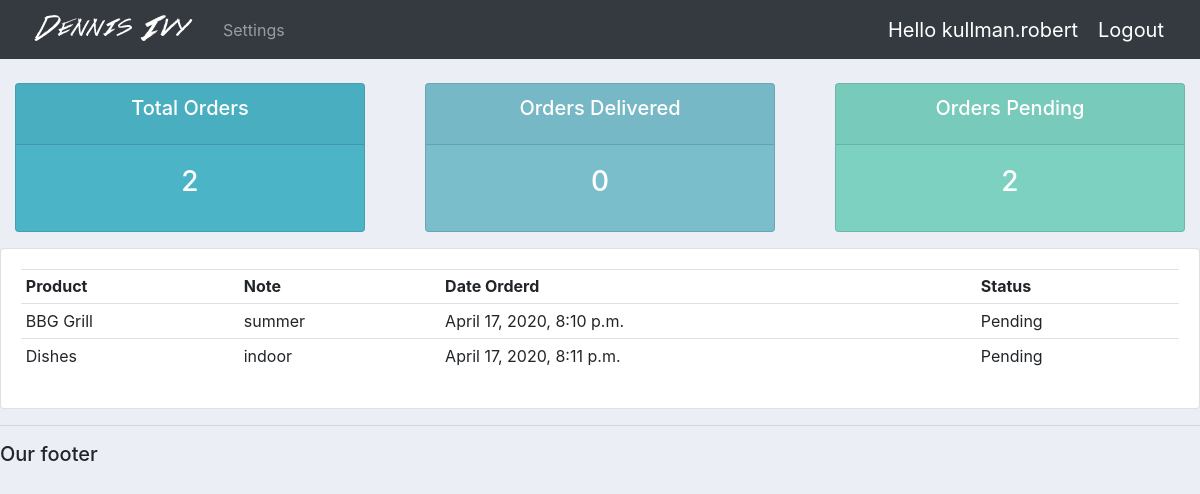
The app's page /user/ (signed in) with its own data.
### accounts/models.py (models this page shows)
class Order(models.Model):
    STATUS = (
        ('Pending', 'Pending'),
        ('Out of delivery', 'Out of delivery'),
        ('Delivered', 'Delivered'),
    )
    customer = models.ForeignKey(Customer, null=True, on_delete=models.SET_NULL)
    product = models.ForeignKey(Product, null=True, on_delete=models.SET_NULL)
    date_created = models.DateTimeField(auto_now_add=True)
    status = models.CharField(max_length=200, null=True, choices=STATUS)
    note = models.CharField(max_length=1000, null=True)
    def __str__(self):
        return self.product.name

class Product(models.Model):
    CATEGORY = (
        ('Indoor', 'Indoor'),
        ('Out door', 'Out door'),
    )
    name = models.CharField(max_length=200, null=True)
    price = models.FloatField(null=True)
    category = models.CharField(max_length=200, null=True, choices=CATEGORY)
    description =  models.CharField(max_length=200, null=True, blank=True)
    date_created = models.DateTimeField(auto_now_add=True)
    tags = models.ManyToManyField(Tag)
    def __str__(self):
        return self.name

### accounts/decorators.py (the view)
		def wrapper_func(request, *args, **kwargs):
			group = None
			if request.user.groups.exists():
				group = request.user.groups.all()[0].name
			if group in allowed_roles:
				return view_func(request, *args, **kwargs)
			else:
				return HttpResponse('Yyyy')

### accounts/views.py (called while the page is built)
@login_required(login_url='login')
@allowed_users(allowed_roles=['customer'])
def userPage(request):
	orders = request.user.customer.order_set.all()
	total_orders = orders.count()
	delivered = orders.filter(status='Delivered').count()
	pending = orders.filter(status='Pending').count()
	print('orders', orders)
	context = {
		'orders': orders,
		'total_orders':total_orders,
		'delivered':delivered,
		'pending':pending
	}
	return render(request, 'accounts/user.html', context)

### accounts/templates/accounts/user.html
{% extends 'accounts/main.html' %}
{% block content %}
{% include 'accounts/status.html' %}
<div class="row">
	<div class="col-md">
		<div class="card card-body">
			<table class="table table-sm">
				<tr>
					<th>Product</th>
					<th>Note</th>
					<th>Date Orderd</th>
					<th>Status</th>
				</tr>
				{% for order in orders %}
					<tr>
						<td>{{order.product}}</td>
						<td>{{order.note}}</td>
						<td>{{order.date_created}}</td>
						<td>{{order.status}}</td>
					</tr>
				{% endfor %}
			</table>
		</div>
	</div>
</div>
{% endblock %}

### accounts/templates/accounts/navbar.html (shortened to what this page needs)
{% load static %}
<nav class="navbar navbar-expand-lg navbar-dark bg-dark">
    <img src="{% static 'images/logo.png' %}" alt="">
    <div class="collapse navbar-collapse" id="navbarNav">
      <ul class="navbar-nav">
        {% if request.user.is_staff %}
        <li class="nav-item active">
          <a class="nav-link" href="{% url 'home' %}">Dashboard</a>
        </li>
        <li class="nav-item">
          <a class="nav-link" href="{% url 'products' %}">Products</a>
        </li>
        {% else %}
        <li class="nav-item">
          <a class="nav-link" href="{% url 'account' %}">Settings</a>
        </li>
        {% endif %}
      </ul>
    </div>
    <span class="hello-msg">Hello {{request.user}}</span>
    <span ><a class="hello-msg" href="{% url 'logout' %}">Logout</a></span>
  </nav>

### static/css/main.css (style rules this page uses)
body { background-color: #ebeff5; }

### accounts/templates/accounts/navbar.html (style rules this page uses)
.hello-msg { font-size: 20px; color: #fff; margin-right: 20px; }

### records on screen
Order: product "BBG Grill", note "summer", date_created "April 17, 2020, 8:10 p.m.", status "Pending"
Order: product "Dishes", note "indoor", date_created "April 17, 2020, 8:11 p.m.", status "Pending"

### other values on screen
{{ request.user }} "kullman.robert"
{{ total_orders }} "2"
{{ delivered }} "0"
{{ pending }} "2"
